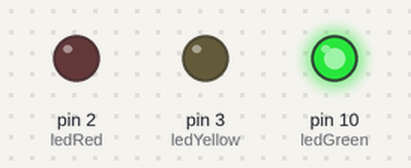
Bench run of a sketch on a simulated Arduino Uno, built with avr-gcc and run on an emulated ATmega328P. Shown: output pins drawn as LEDs (lit = HIGH).

Above: at 5.0 s.
At 11.6 s:
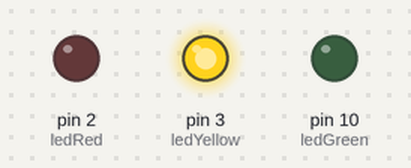
At 17.2 s:
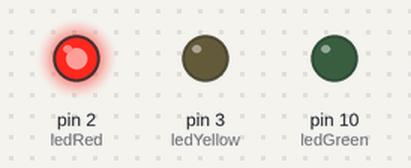
At 21.25 s:
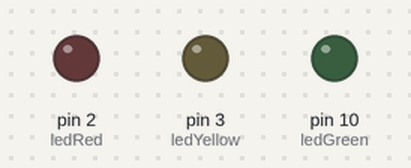
Timing chart, 0 to 27.7 s (numbered marks = the images above):
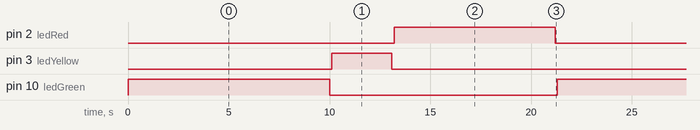

Measured:
- by itself, pin 2 (ledRed): alternates HIGH for 8.0 s and LOW for 13.3 s
- by itself, pin 3 (ledYellow): alternates HIGH for 3.0 s and LOW for 18.3 s
- by itself, pin 10 (ledGreen): alternates HIGH for 10.0 s and LOW for 11.3 s

The sketch:

BareMinimum.ino
```cpp
// Every adruino program has this 2 method
int ledRed = 2;
int ledGreen = 10;
int ledYellow = 3;
void setup() {
  // put your setup code here, to run once:
  //The resean I choose pin 13 because it connected to the LED on adruino so if I choose another pin(10), it still
  //connect to the breadboard but in the LED adruino it not connected
  pinMode(ledGreen, OUTPUT); // Tell the adruino which pin we work with and we use it as out
  pinMode(ledRed, OUTPUT);
  pinMode(ledYellow, OUTPUT);
  //or in put

}

void loop() {
  // put your main code here, to run repeatedly:

  digitalWrite(ledGreen, HIGH); // let adruino know what output we gonna work
 // turn the LED in pin 13 to high which mean the voltage to high(= 1 in) programming
 // Because computer blink so fast so we dont know if it is blink or not
  delay(10000); // This will wait the state between ON and OFF so it can blink, it will be on for 100ms
  digitalWrite(ledGreen, LOW); // Set the LED off
  delay(100); // it will be off 900 ms

  digitalWrite(ledYellow, HIGH);// Set the yellow pedestrian to stay last long 3s
  delay(3000);
  digitalWrite(ledYellow, LOW);
  delay(100); // Set the gap time between 3 states 0.1s

  digitalWrite(ledRed, HIGH);
  delay(8000); // set the red pedestrian to 8s
  digitalWrite(ledRed, LOW);
  delay(100);
}
```
